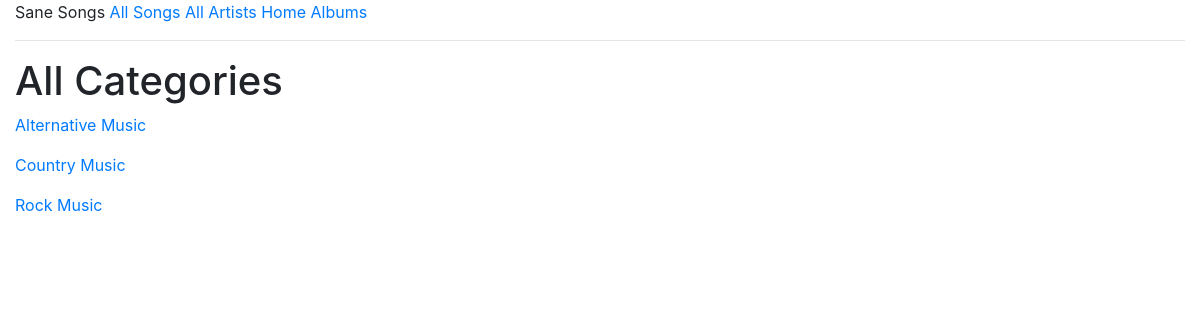
The page /all_songs/categorie_or_genre/categories/ on the database its author committed.
### base/models/category.py (models this page shows, shortened)
class Categorie(models.Model):
    name = models.CharField(max_length=50)
    slug = models.SlugField(unique=True, primary_key=True)
    class Meta:
        ordering = ['name']
    def get_absolute_url(self):
        return reverse('categorie-detail', kwargs={'slug': self.slug})

### base/views.py (the view)
class AllCategories(ListView):
    model = Categorie
    context_object_name = 'categories'
    template_name = 'base/list_pages/all_categories.html'

### templates/base/list_pages/all_categories.html
{% extends 'base/base.html/' %}
{% block content %}
<h1> All Categories </h1>
<div id='all_categorie'>
    {% if categories %}
        {% for categorie in categories  %}
            <p><a href="{{ categorie.get_absolute_url }}"> {{categorie.name}} </a></p>
        {% endfor %}
    {% else %}
            <p> No categorie to show </p>
    {% endif %}
</div>
{% endblock %}

### rows shown on the page
Categorie: name "Alternative Music"
Categorie: name "Country Music"
Categorie: name "Rock Music"
